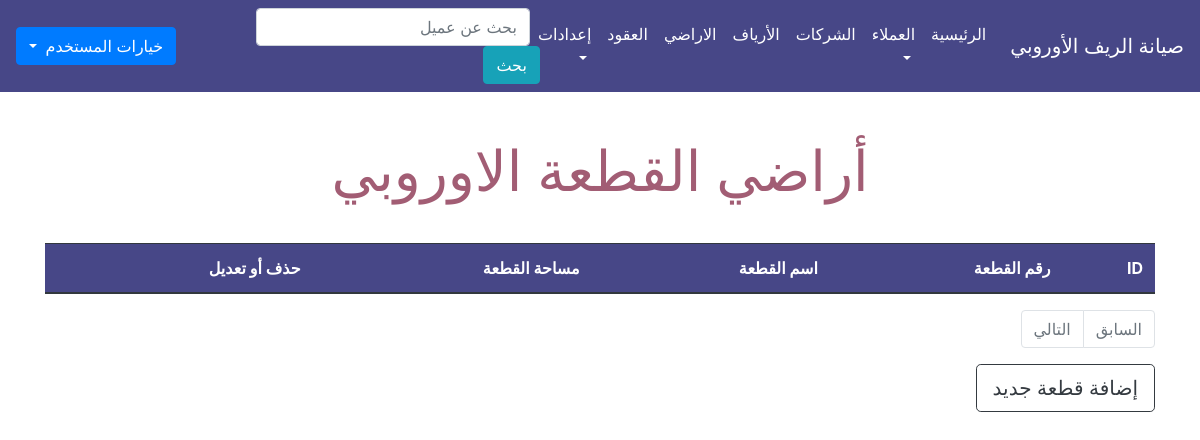
The app's page /units.php (signed in), older data.
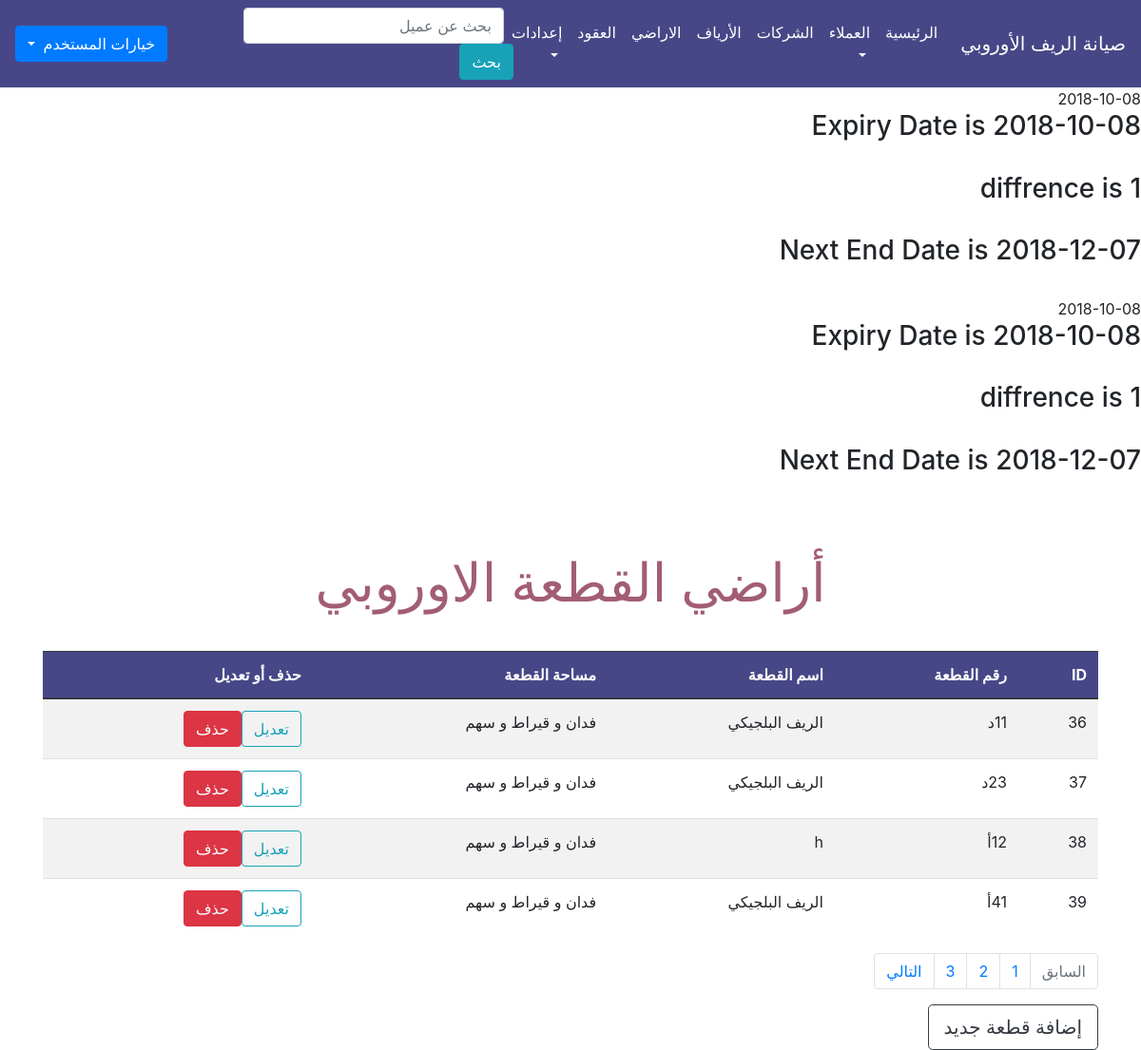
The same page, newer data.
### tables this page shows
CREATE TABLE `maint` (
  `maint_id` int(11) NOT NULL,
  `contract_id` int(11) NOT NULL,
  `balance` int(255) NOT NULL,
  `start_date` date NOT NULL,
  `end_date` date NOT NULL,
  `billed_to_date` date NOT NULL,
  `maint_fee` int(11) NOT NULL DEFAULT '750'
);

CREATE TABLE `units` (
  `unit_id` int(11) NOT NULL,
  `unit_name` varchar(50) NOT NULL,
  `reef_id` int(11) NOT NULL
);

CREATE TABLE `reefs` (
  `reef_id` int(11) NOT NULL,
  `company_id` int(11) NOT NULL,
  `reef_name` varchar(100) NOT NULL
);

### units.php (the view, shortened to what this page needs)
<?php
if (isset($_SESSION['username'])) {
    include 'init.php';
    echo '<div class="container">';
    if (isset($_GET['action'])) {
        $action = $_GET['action'];
    } else {
        $action = "Manage";
    }
        if ($action == 'Manage') {
        $limit = 4;
        $stmt = $db->prepare("SELECT * FROM units");
        $stmt->execute();
        $total_result = $stmt->rowCount();
        $total_pages = ceil($total_result/$limit);
        if(!isset($_GET['page'])) {
            $page = 1;
        } else {
            $page = $_GET['page'];
        }
        $starting_limit = ($page-1)*$limit;
        $show = "SELECT * FROM units ORDER BY unit_id ASC LIMIT $starting_limit, $limit";
        $rows = $db->prepare($show);
        $rows->execute();
        echo '<h1 class="page-title text-center"> أراضي القطعة الاوروبي </h1>';
        ?>
        <table class="table table-striped table-hover ">
            <thead class="thead-dark">
                <tr>
                    <th>
                        ID
                    </th>
                    <th>
                        رقم القطعة
                    </th>
                    <th>
                        اسم القطعة
                    </th>
                    <th>
                    مساحة القطعة
                    </th>
                    <th>
                        حذف أو تعديل
                    </th>
                </tr>
            </thead>
            <tbody>
                <?php
                    foreach($rows as $row) {
                        $stmt = $db->prepare('SELECT * FROM reefs WHERE reef_id = ? LIMIT 1');
                        $stmt->execute(array($row['reef_id']));
                        $reef = $stmt->fetch();
                        echo '<tr>';
                            echo '<td>' . $row['unit_id'] .  '</td><td>'
                            . $row['unit_name'] . '</td><td>'
                            . $reef['reef_name'] . '</td><td>'
                            . $row['space_f'] . 'فدان و' . $row['space_q'] . ' قيراط و' . $row['space_s']  . ' سهم ' .
                            '</td><td><a href="?action=Edit&id=' . $row['unit_id'] . '" class="btn btn-outline-info">تعديل</a><a href="?action=Delete&id=' . $row['unit_id'] . '" class="btn btn-danger confirm"> حذف</a></td>';
                        echo '</tr>';
                    }
                ?>
            </tbody>
        </table>
        <nav aria-label="Page navigation example">
            <ul class="pagination">
            <?php $past_page = $_GET['page'] - 1;
                if ($past_page < 1) {
                    $past_page = 1;
                    $past_page_status = 'disabled';
                }
            ?>
                <li class="page-item <?php echo $past_page_status; ?>">
                    <a href='<?php echo "?page=$past_page"; ?>' class="page-link">السابق
                    </a>
                </li>
                <?php
                for ($page=1; $page <= $total_pages ; $page++):?>
                <li class="page-item">
                    <a href='<?php echo "?page=$page"; ?>' class="page-link <?php if ($_GET['page'] == $page) { echo 'current';} ?>"><?php  echo $page; ?>
                    </a>
                </li>
            <?php endfor; ?>
            <?php $next_page = $_GET['page'] + 1;
                if ($next_page > $total_pages) {
                    $next_page = $_GET['page'];
                    $next_page_status = 'disabled';
                }
            ?>
                <li class="page-item  <?php echo $next_page_status; ?>">
                    <a href='<?php echo "?page=$next_page"; ?>' class="page-link">التالي
                    </a>
                </li>
            </ul>
        </nav>
        <a href="?action=Add" class="btn btn-outline-dark btn-lg">إضافة قطعة جديد</a>
        <?php
        include $tbl . 'footer.php';
        }
    include $tbl . 'footer.php';
} else {
    header('Location: index.php');
    exit();
}?>

### init.php (shortened to what this page needs)
<?php
include 'db.php';
$tbl = "includes/";
include $tbl . 'header.php';
if (!isset($noNavbar)) {
    include $tbl . 'nav.php';
}
$stmtC = $db->prepare('SELECT contracts.contract_id , contracts.total_space, maint.balance, maint.start_date, maint.end_date, maint.maint_fee
 FROM contracts
INNER JOIN maint on contracts.contract_id = maint.contract_id');
$stmtC->execute();
$rows = $stmtC->fetchAll();
$curDate = date('Y-m-d');
foreach ($rows as $row) {
    echo $row['start_date'];
    $expDate = $row['start_date'];
    echo '<h3>Expiry Date is ' . $expDate . '</h3><br>';
    if ($expDate < $curDate) {
         $d = (int)abs((strtotime($curDate) - strtotime($expDate))/(60*60*24*30));;
        echo '<h3> diffrence is ' . $d . '</h3><br>';
        if ($d > 0) {
            $start_date_ = $curDate;
            $end_date_ = date("Y-m-d", strtotime(date("Y-m-d", strtotime($start_date_)). "next month"));
            echo '<h3> Next End Date is ' . $end_date_ . '</h3><br>';
        }
    } else {
    }
}

Row changes from the older to the newer data that the page shows:
added maint: start_date "2018-10-08", start_date "1", end_date_ "2018-12-07"
added maint: start_date "2018-10-08", start_date "1", end_date_ "2018-12-07"
added units: unit_id "36", unit_name "11د", reef.reef_name "الريف البلجيكي"
added units: unit_id "37", unit_name "23د", reef.reef_name "الريف البلجيكي"
added units: unit_id "38", unit_name "12أ", reef.reef_name "h"
added units: unit_id "39", unit_name "41أ", reef.reef_name "الريف البلجيكي"
Text that changed along with them:
new list line: "1"
new list line: "2"
new list line: "3"
